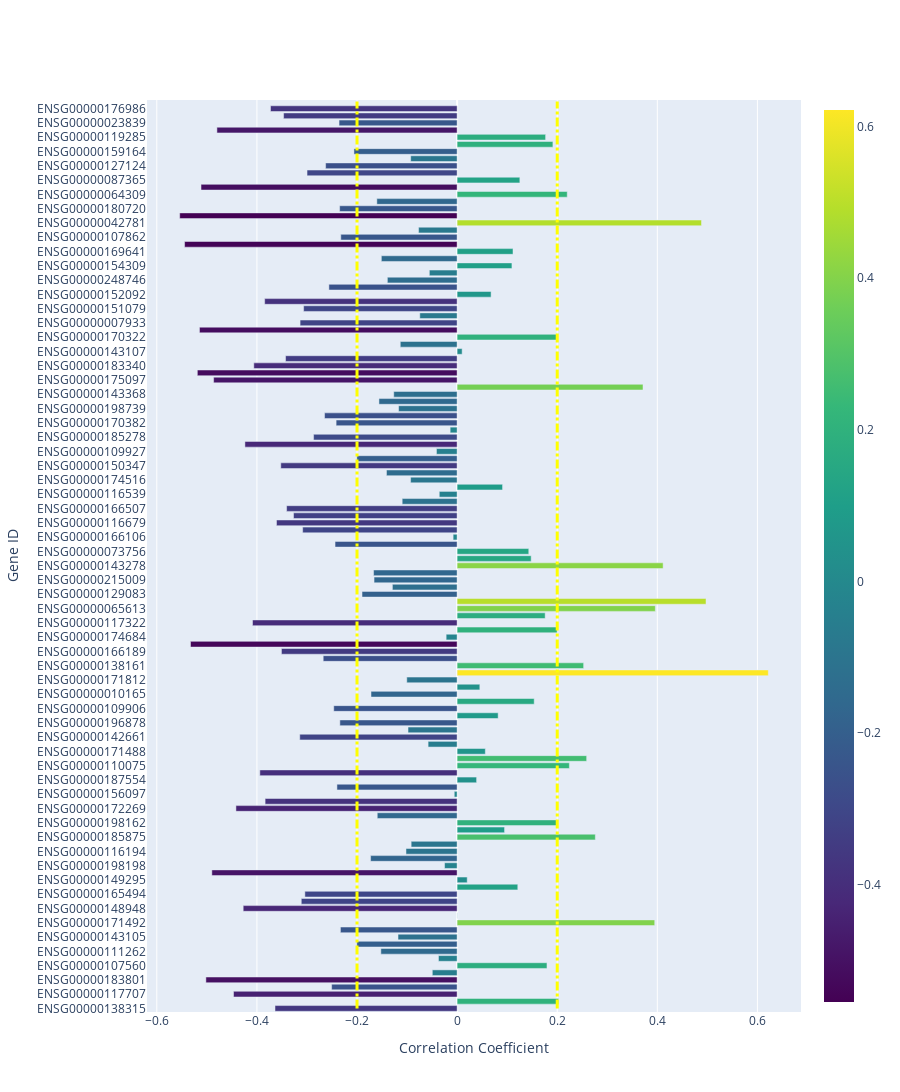

The cell this chart's notebook holds for it:
### Code cell
gene_names = list(gene_data_dict.keys())
# Create the bar chart
fig = go.Figure(go.Bar(
    x=correlation_list1,
    y=gene_names,
    orientation='h',  # Horizontal bar chart
    marker=dict(color=correlation_list1, coloraxis="coloraxis")  # Color based on the correlation factor
))
fig.add_shape(
    type="line",
    x0=0.2, y0=0, x1=0.2, y1=len(gene_names),
    line=dict(color="yellow", width=3, dash="dashdot"),
)

fig.add_shape(
    type="line",
    x0=-0.2, y0=0, x1=-0.2, y1=len(gene_names),
    line=dict(color="yellow", width=3, dash="dashdot"),
)

# Update layout for better visualization
fig.update_layout(
    xaxis_title="Correlation Coefficient",
    yaxis_title="Gene ID",
    coloraxis=dict(colorscale='Viridis'),  # Red for higher, blue for lower values
    height=1200  # Adjust height based on the number of genes to avoid squeezing
)

fig.show()
fig.write_image('nabla_ens_cc_bar.pdf')
